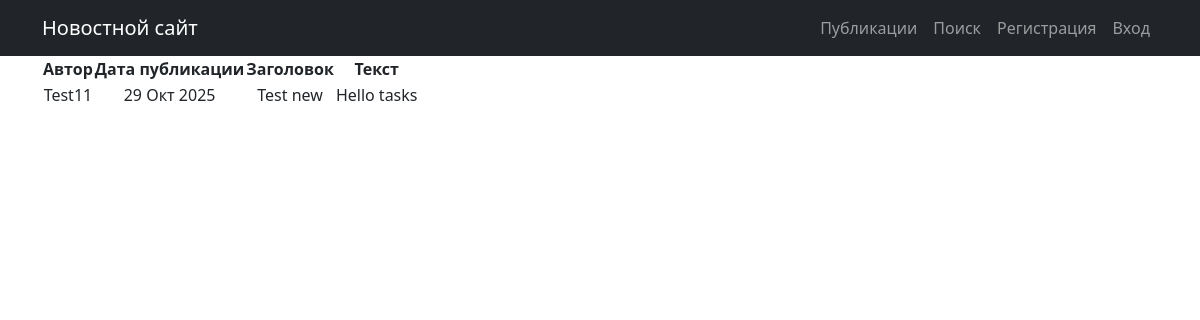
/post/43, run on an earlier commit of the app's database.
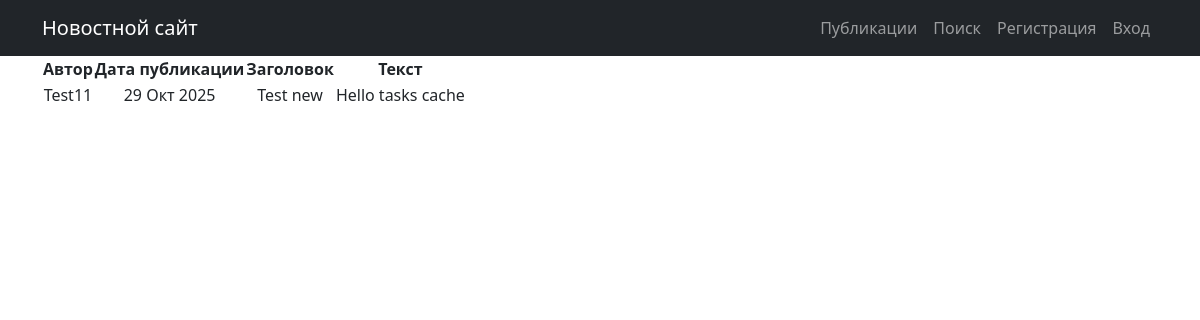
And on a later commit of the database.
### NewsPortal/models.py (models this page shows, shortened)
class Post(models.Model):
    article = 'СТ'
    news = 'НВ'
    POSITIONS = [(article, 'статья'), (news, 'новость')]
    positions = models.CharField(max_length=2, choices=POSITIONS, default=news)
    datetime = models.DateTimeField(auto_now_add=True)
    title = models.CharField(max_length=255)
    text = models.TextField()
    rating = models.IntegerField(default=0)
    author = models.ForeignKey("Author", on_delete=models.CASCADE)
    category = models.ManyToManyField("Category", through='PostCategory')

class Author(models.Model):
    rating = models.IntegerField(default=0)
    user = models.OneToOneField(User, on_delete=models.CASCADE)

### NewsPortal/views.py (the view)
# urls.py: path('<int:pk>', PostDetailView.as_view(), name="post_detail"),
class PostDetailView(DetailView):
    model = Post
    template_name = 'post_detail.html'
    context_object_name = 'post'
    cache_timeout = 120
    def get_object(self, *args, **kwargs):
        obj = cache.get(f'post-{self.kwargs["pk"]}')
        if not obj:
            obj = super().get_object(queryset=self.queryset)
            cache.set(f'post-{self.kwargs["pk"]}', obj)
        return obj

### NewsPortal/templatetags/custom_filters.py (called while the page is built)
@register.filter()
def censor(text, bad_words=None):
    if not isinstance(text, str):
        raise TypeError("Фильтр 'censor' применяется только к строкам")
    if bad_words is None:
        bad_words = {'редиска', 'негодяй', 'мерзавец', 'подлец', 'мошенник'}
    for word in bad_words:
        text = text.replace(word, word[0] + '*' * (len(word) - 1))
        text = text.replace(word.title(), word[0].upper() + '*' * (len(word) - 1))
    return text

### templates/post_detail.html (shortened to what this page needs)
{% extends 'flatpages/default.html' %}
{% load custom_filters %}
{% block content %}
<table>
    <thead>
    <tr>
        <th>Автор</th>
        <th>Дата публикации</th>
        <th>Заголовок</th>
        <th>Текст</th>
    </tr>
    </thead>
    <tbody>
    <tr>
        <td>{{ post.author.user.username }}</td>
        <td>{{ post.datetime|date:'d M Y' }}</td>
        <td>{{ post.title }}</td>
        <td>{{ post.text|censor}}</td>
    </tr>
    </tbody>
</table>
{% endblock content %}

What changed in the data, as far as the page shows it:
changed Post "Test new": text|censor "Hello tasks" → "Hello tasks cache"
